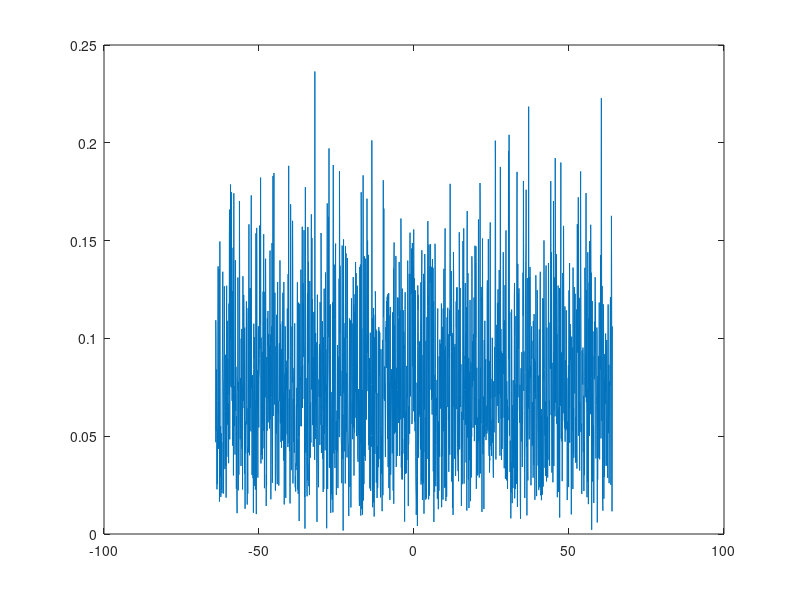
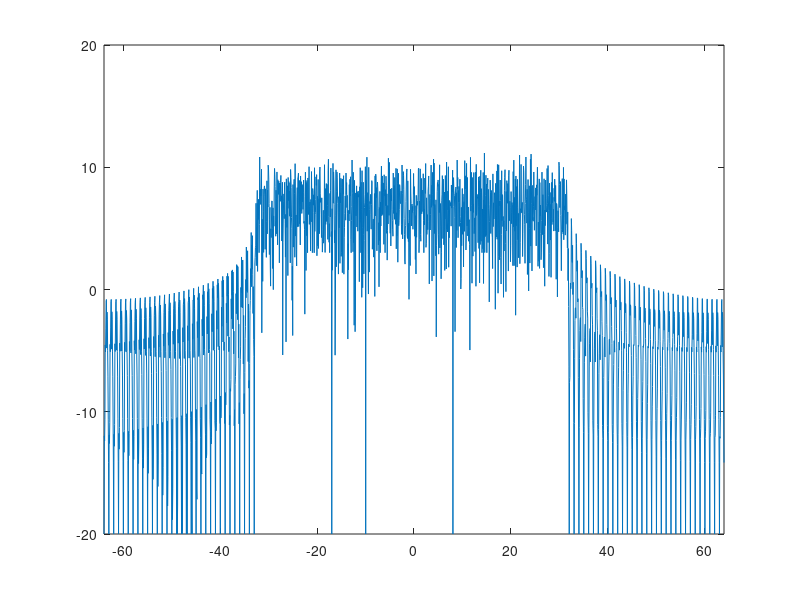

The MATLAB script that drew these images, in order:
% Faculty of Engineering, University of Fukui. 2003/11/11
% coded by Sokthai Chan (sokthai@msn.com)
% OFDM signal and its spectrum ( Guard Interval insertion )

clear all;

Fd=1;             % symbol rate (1Hz)
Fs=1*Fd;          % number of sample per symbol
M=4;              % kind(range) of symbol (0,1,2,3)

Ndata=1024;       % all transmitted data symbol 
Sdata=64;         % 64 data symbol per frame to ifft
Slen=128;         % 128 length symbol for IFFT 
Nsym=Ndata/Sdata; % number of frame -> Nsym frame
GIlen=144;        % symbol with GI insertion
GI=16;            % guard interval length

% vector initialization
X=zeros(Ndata,1);
Y1=zeros(Ndata,1);
Y2=zeros(Ndata,1);
Y3=zeros(Slen,1);
z0=zeros(Slen,1);
z1=zeros(Ndata/Sdata*Slen,1);
g=zeros(GIlen,1);
z2=zeros(GIlen*Nsym,1);
z3=zeros(GIlen*Nsym,1);

% random integer generation by M kinds 
X = randint(Ndata, 1, M);

% digital symbol mapped as analog symbol
Y1 = modmap(X, Fd, Fs, 'qask', M);

% covert to complex number
Y2=amodce(Y1,1,'qam');

for j=1:Nsym;

    for i=1:Sdata;
        Y3(i+Slen/2-Sdata/2,1)=Y2(i+(j-1)*Sdata,1);
    end

    z0=ifft(Y3);
    
    for i=1:Slen;
        z1(((j-1)*Slen)+i)=z0(i,1);
    end

    %
    for i=1:Slen;
        g(i+16)=z0(i,1);
    end
    
    for i=1:GI;
        g(i)=z0(i+Slen-GI,1);    
    end

    for i=1:GIlen;
        z2(((j-1)*GIlen)+i)=g(i,1);
    end
    
end

% graph on time domain
figure(1);
f = linspace(-Sdata,Sdata,length(z1));
plot(f,abs(z1));
   
Y4 = fft(z1);

% if Y4 is under 0.01 Y4=0.001
for j=1:Ndata/Sdata*Slen;
if abs(Y4(j)) < 0.01
    Y4(j)=0.01;
end
end

Y4 = 10*log10(abs(Y4));

% graph on frequency domain
figure(2);
f = linspace(-Sdata,Sdata,length(Y4));
plot(f,Y4);
axis([-Slen/2 Slen/2 -20 20]);